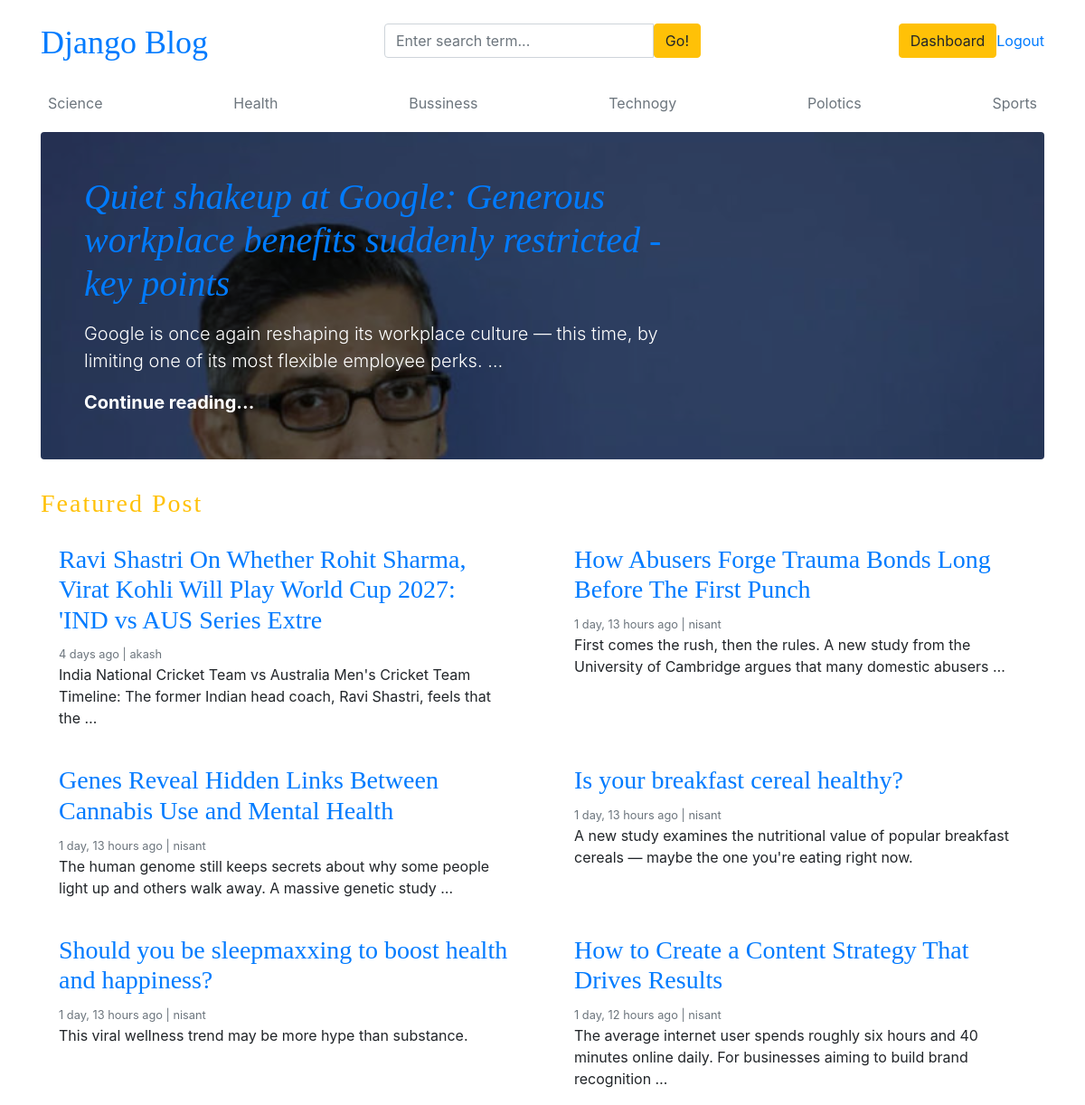
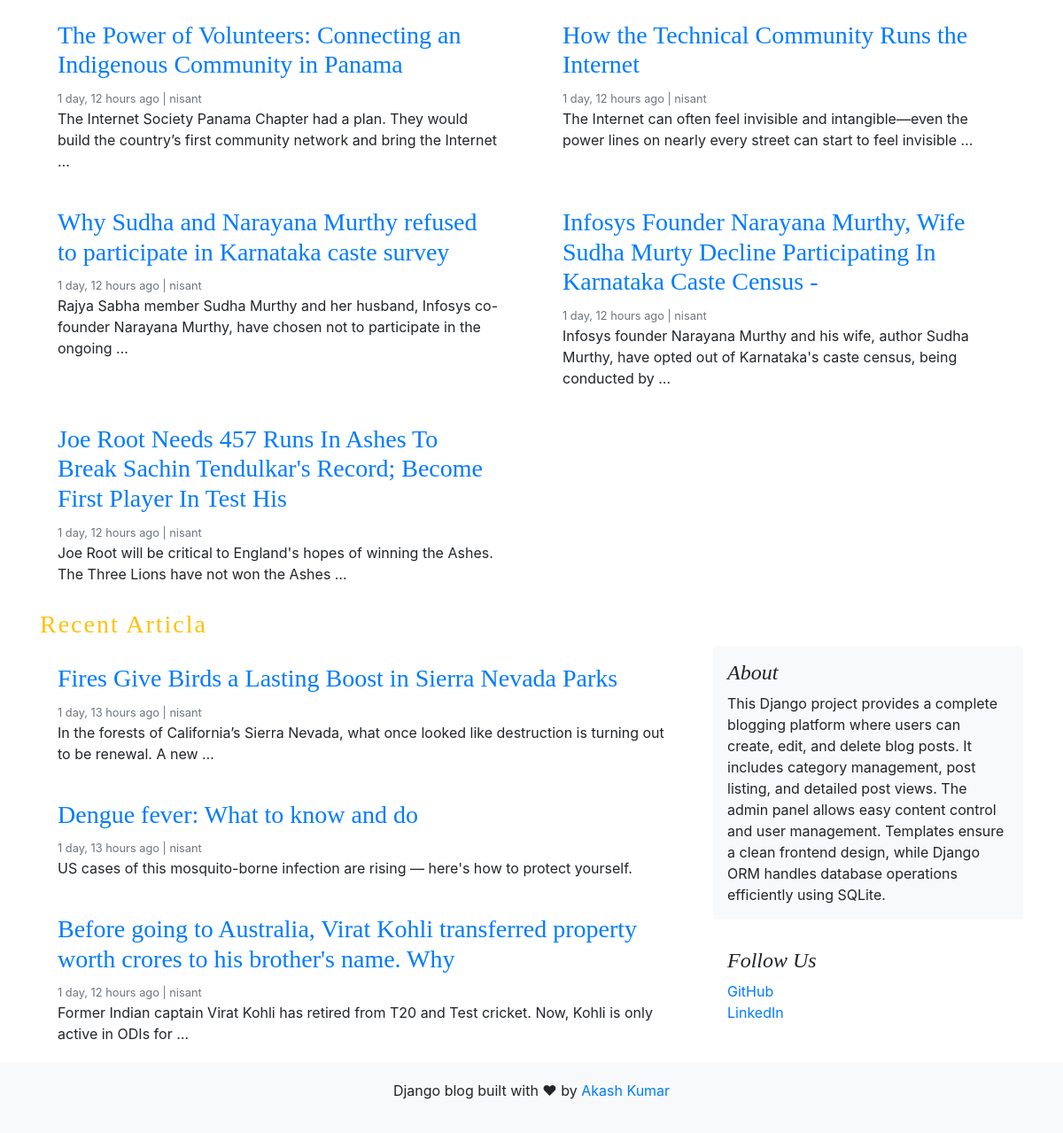
Screenshot of / (signed in) with the database file from the repository (2 pictures, top to bottom).
### blogs/models.py (models this page shows, shortened)
class Category(models.Model):
    category_name = models.CharField(max_length=50,unique=True)
    created_at = models.DateTimeField(auto_now_add=True)
    updated_at =models.DateTimeField(auto_now=True)
    class Meta():
        verbose_name_plural = 'Categories'

class blogs(models.Model):
    title = models.CharField(max_length=100, unique=True)
    slug = models.SlugField(unique=True, blank=True)
    Category = models.ForeignKey(Category, on_delete=models.CASCADE)
    author = models.ForeignKey(User, on_delete=models.CASCADE)
    blog_image = models.ImageField(upload_to='uploads/%y/%m/%d/')
    short_description = models.TextField(max_length=1000)
    blog_body = models.TextField(max_length=3000)
    status = models.CharField(max_length=100, choices= STATUS_CHOICE, default='draft')
    is_feacherd = models.BooleanField(default=False)
    created_at = models.DateTimeField(auto_now_add=True)
    updated_at =models.DateTimeField(auto_now=True)
    class Meta():
        verbose_name_plural = 'Blogs'
    def __str__(self):
        return self.title

### blog/views.py (the view)
# urls.py: path('',views.home, name='home'),
def home(request):
    categories  = Category.objects.all()
    featured_post = blogs.objects.filter(is_feacherd=True, status='published')
    posts = blogs.objects.filter(is_feacherd=False , status='published')
    print(posts)
    context = {
        'categories':categories,
        'featured_post':featured_post,
        'posts':posts
    }
    return render(request, 'home.html',context)

### blogs/context_processors.py (called while the page is built)
def get_categories(request):
    categories =Category.objects.all()
    return dict(categories=categories)

### templates/home.html
{% extends 'base/base.html' %}
{% block content %}
    {% for post in featured_post %}
    {% if forloop.first %}
    <div class="jumbotron p-3 p-md-5 text-white rounded bg-dark"
      style="background-image: url({{post.blog_image.url}});background-blend-mode: overlay;background-size:cover;">
      <div class="col-md-8 px-0">
        <h1 class="display-10 font-italic"><a href="{% url 'blogs' post.slug %}">{{post.title}}</a></h1>
        <p class="lead my-3">{{post.short_description | truncatewords:20}}</p>
        <p class="lead mb-0"><a href="#" class="text-white font-weight-bold">Continue reading...</a></p>
      </div>
    </div>
    {% endif %}
    {% endfor %}
  <h3 class="text-upercase text-warning" style="letter-spacing:2px;">Featured Post</h3>
    <div class="row mb-2">
      {% for post in featured_post %}
      {% if not forloop.first %}
      <div class="col-md-6">
        <div class="card border-0">
          <div class="card-body">
            <h3><a href="{% url 'blogs' post.slug %}">{{post.title}}</a></h3>
            <small class="mb-1 text-muted">{{post.created_at | timesince }} ago | {{post.author}}</small>
            <p class="card-text">{{post.short_description | truncatewords:20 }}</p>
          </div>
        </div>
      </div>
      {% endif %}
      {% endfor %}
    </div>
  <h3 class="text-upercase text-warning" style="letter-spacing:2px;">Recent Articla</h3>
    <main role="main" class="container p-0">
      <div class="row">
        <div class="col-md-8 blog-main">
          {% for post in posts %}
          <div class="card border-0">
            <div class="card-body">
              <h3><a href="{% url 'blogs' post.slug %}">{{post.title}}</a></h3>
              <small class="mb-1 text-muted">{{post.created_at | timesince }} ago | {{post.author}}</small>
              <p class="card-text">{{post.short_description | truncatewords:20 }}</p>
            </div>
          </div>
          {% endfor %}
        </div>
        <aside class="col-md-4 blog-sidebar">
          <div class="p-3 mb-3 bg-light rounded">
            <h4 class="font-italic">About</h4>
            <p class="mb-0">This Django project provides a complete blogging platform where
              users can create, edit, and delete blog posts. It includes category management,
              post listing, and detailed post views. The admin panel allows easy content control
              and user management. Templates ensure a clean frontend design, while Django
              ORM handles database operations efficiently using SQLite.</p>
          </div>
          <div class="p-3">
            <h4 class="font-italic">Follow Us</h4>
            <ol class="list-unstyled">
              <li><a href="https://github.com/Akash69-dulcent">GitHub</a></li>
              <li><a href="https://www.linkedin.com/in/akash-kumar-b3a222220/">LinkedIn</a></li>
            </ol>
          </div>
        </aside>
      </div>
    </main>
  </div>
{% endblock %}

### templates/base/header.html (shortened to what this page needs)
{% load static %}
<!DOCTYPE html>
<html lang="en">
<head>
  <link href="https://getbootstrap.com/docs/4.0/dist/css/bootstrap.min.css" rel="stylesheet">
  <link href="{% static 'css/blog.css' %}" rel="stylesheet">
  <link rel="stylesheet" href="https://cdnjs.cloudflare.com/ajax/libs/font-awesome/4.7.0/css/font-awesome.min.css">
</head>
<body>
  <div class="container">
    <header class="blog-header py-3">
      <div class="row flex-nowrap justify-content-between align-items-center">
        <div class="col-4 pt-1">
          <a class="blog-header-logo text-blue " href="/">Django Blog</a>
        </div>
        <div class="col-4">
          <form action="{% url 'search' %}" method="GET">
            <div class="input-group">
              <input class="form-control" name="keyword" type="text" placeholder="Enter search term..."
                aria-label="Enter search term..." aria-describedby="button-search" />
              <button type="submit" class="btn btn-warning" id="button-search" type="button">Go!</button>
            </div>
          </form>
        </div>
        <div class="col-4 d-flex justify-content-end align-items-center">
          {% if not user.is_authenticated %}
          <a class="btn btn-sm btn-warning" href="{% url 'login' %}">Login</a> &nbsp;
          <a class="btn btn-sm btn-outline-secondary" href="{% url 'register'%}">Register</a>
          {% else %}
          <span><a href="{% url 'dashboard' %}" class="btn btn-warning">Dashboard</a></span>
          <span><a href="{%url 'logout' %}">Logout</a></span>
          {% endif %}
        </div>
      </div>
    </header>
    <div class="nav-scroller py-1 mb-2">
      <nav class="nav d-flex justify-content-between">
        {% for cat in categories %}
        <a class="p-2 text-muted" href="{% url 'posts_by_category' cat.id %}">{{cat.category_name}}</a>
        {% endfor %}
      </nav>
    </div>

### static/css/blog.css (style rules this page uses)
.blog-header-logo { font-family: "Playfair Display", Georgia, "Times New Roman", serif; font-size: 2.25rem; }
h1, h2, h3, h4, h5, h6 { font-family: "Playfair Display", Georgia, "Times New Roman", serif; }

### rows the page displays
Category: category_name "Science"
Category: category_name "Health"
Category: category_name "Bussiness"
Category: category_name "Technogy"
Category: category_name "Polotics"
Category: category_name "Sports"
blogs: blog_image (picture), title "Quiet shakeup at Google: Generous workplace benefits suddenly restricted - key points", short_description "Google is once again reshaping its workplace culture — this time, by limiting one of its most flexible employee perks. …"
blogs: title "Ravi Shastri On Whether Rohit Sharma, Virat Kohli Will Play World Cup 2027: 'IND vs AUS Series Extre", created_at "4 days", author "akash", short_description "India National Cricket Team vs Australia Men's Cricket Team Timeline: The former Indian head coach, Ravi Shastri, feels that the …"
blogs: title "How Abusers Forge Trauma Bonds Long Before The First Punch", created_at "1 day, 13 hours", author "nisant", short_description "First comes the rush, then the rules. A new study from the University of Cambridge argues that many domestic abusers …"
blogs: title "Genes Reveal Hidden Links Between Cannabis Use and Mental Health", created_at "1 day, 13 hours", author "nisant", short_description "The human genome still keeps secrets about why some people light up and others walk away. A massive genetic study …"
blogs: title "Is your breakfast cereal healthy?", created_at "1 day, 13 hours", author "nisant", short_description "A new study examines the nutritional value of popular breakfast cereals — maybe the one you're eating right now."
blogs: title "Should you be sleepmaxxing to boost health and happiness?", created_at "1 day, 13 hours", author "nisant", short_description "This viral wellness trend may be more hype than substance."
blogs: title "How to Create a Content Strategy That Drives Results", created_at "1 day, 12 hours", author "nisant", short_description "The average internet user spends roughly six hours and 40 minutes online daily. For businesses aiming to build brand recognition …"
blogs: title "The Power of Volunteers: Connecting an Indigenous Community in Panama", created_at "1 day, 12 hours", author "nisant", short_description "The Internet Society Panama Chapter had a plan. They would build the country’s first community network and bring the Internet …"
blogs: title "How the Technical Community Runs the Internet", created_at "1 day, 12 hours", author "nisant", short_description "The Internet can often feel invisible and intangible—even the power lines on nearly every street can start to feel invisible …"
blogs: title "Why Sudha and Narayana Murthy refused to participate in Karnataka caste survey", created_at "1 day, 12 hours", author "nisant", short_description "Rajya Sabha member Sudha Murthy and her husband, Infosys co-founder Narayana Murthy, have chosen not to participate in the ongoing …"
blogs: title "Infosys Founder Narayana Murthy, Wife Sudha Murty Decline Participating In Karnataka Caste Census -", created_at "1 day, 12 hours", author "nisant", short_description "Infosys founder Narayana Murthy and his wife, author Sudha Murthy, have opted out of Karnataka's caste census, being conducted by …"
blogs: title "Joe Root Needs 457 Runs In Ashes To Break Sachin Tendulkar's Record; Become First Player In Test His", created_at "1 day, 12 hours", author "nisant", short_description "Joe Root will be critical to England's hopes of winning the Ashes. The Three Lions have not won the Ashes …"
blogs: title "Fires Give Birds a Lasting Boost in Sierra Nevada Parks", created_at "1 day, 13 hours", author "nisant", short_description "In the forests of California’s Sierra Nevada, what once looked like destruction is turning out to be renewal. A new …"
blogs: title "Dengue fever: What to know and do", created_at "1 day, 13 hours", author "nisant", short_description "US cases of this mosquito-borne infection are rising — here's how to protect yourself."
blogs: title "Before going to Australia, Virat Kohli transferred property worth crores to his brother's name. Why", created_at "1 day, 12 hours", author "nisant", short_description "Former Indian captain Virat Kohli has retired from T20 and Test cricket. Now, Kohli is only active in ODIs for …"
